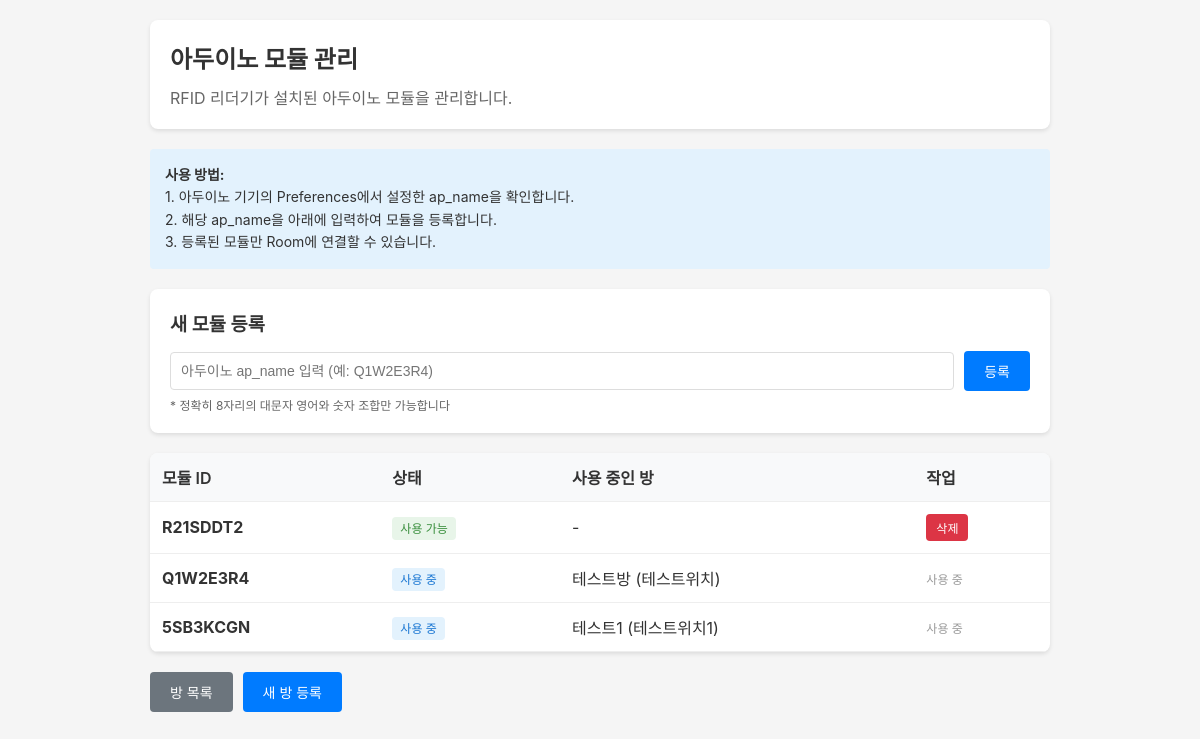
Page /RFID/module_list/ (signed in) on the earlier database version.
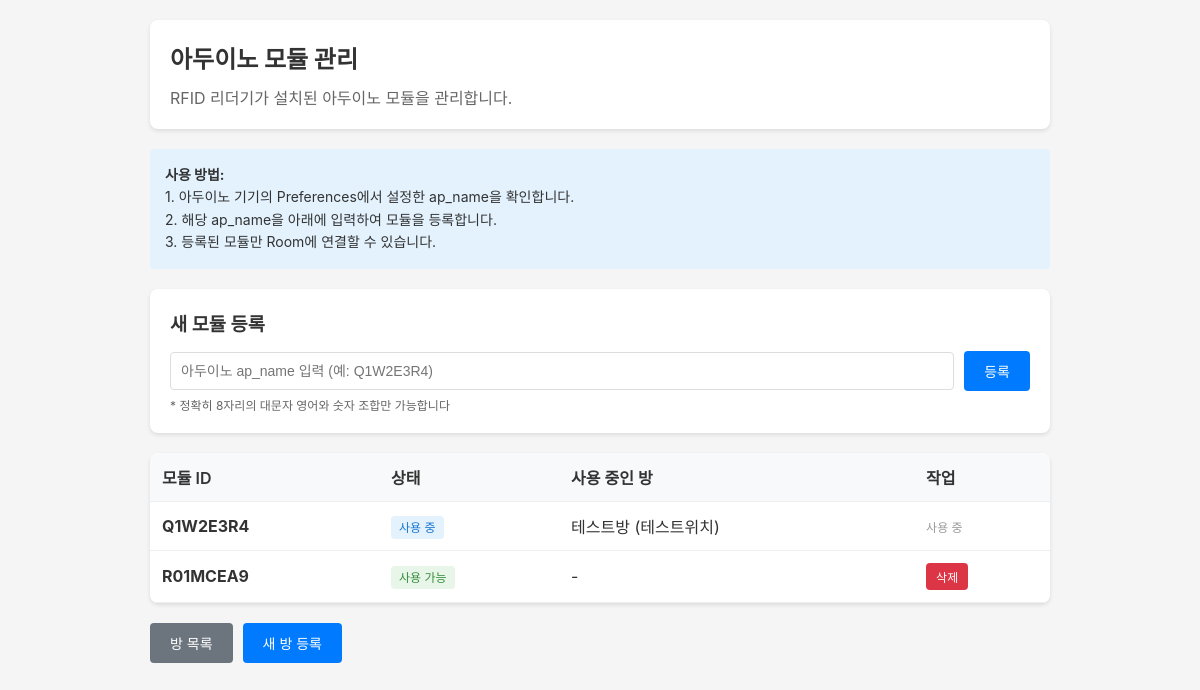
Same page on the later database version.
### RFID/models.py (models this page shows, shortened)
class ModuleInfo(models.Model):
    device_id = models.CharField(
        max_length = 10,
        verbose_name="모듈 고유 코드",
        help_text = "아두이노 내부 Preferences->ap_name"
    )
    class Meta:
        db_table = 'module_info'
        verbose_name = "아두이노 정보 저장"
        verbose_name_plural = "ModuleInfo : 아두이노 디바이스 정보"

class Room(models.Model):
    name = models.CharField(
        max_length=100,
        verbose_name="방 이름",
        help_text="예: 회의실A, 서버실, 사무실"
    )
    location = models.CharField(
        max_length=150,
        verbose_name="방 위치",
        help_text="예: 3층 동쪽, GPS좌표, 상세 주소"
    )
    required_level = models.IntegerField(
        verbose_name="필요 보안 등급",
        validators=[MinValueValidator(0), MaxValueValidator(5)],
        help_text="0=최고 권한, 5=최저 권한"
    )
    device_id = models.CharField(
        max_length=20,
        unique=True,
        verbose_name="아두이노 기기 ID",
        help_text="각 아두이노 기기의 고유 식별자"
    )
    is_enabled = models.BooleanField(
        default=True,
        verbose_name="방 사용 가능 여부",
        help_text="False시 모든 출입 차단"
    )
    door_status = models.BooleanField(
        default=False,
        verbose_name="현재 문 상태",
        help_text="True=열림, False=닫힘"
    )
    last_door_change = models.DateTimeField(
        null=True,
        blank=True,
        verbose_name="마지막 문 상태 변경 시간"
    )
    created_at = models.DateTimeField(
        auto_now_add=True,
        verbose_name="등록일시"
    )
    class Meta:
        db_table = 'room_info'
        verbose_name = "방 정보"
        verbose_name_plural = "ROOM : 방 정보 목록"
        indexes = [
            models.Index(fields=['device_id']),
            models.Index(fields=['required_level']),
        ]

### RFID/views_room.py (the view, shortened to what this page needs)
# urls.py: path('module_list/', views_room.module_list, name='module_list'),
@login_required
def module_list(request):
    if not request.user.is_superuser:
        return HttpResponse("접근 권한이 없습니다.", status=403)
    modules = ModuleInfo.objects.all()
    for module in modules:
        module.room = Room.objects.filter(device_id=module.device_id).first()
    context = {
        'modules': modules,
    }
    return render(request, 'module_list.html', context)

### RFID/templates/module_list.html (shortened to what this page needs)
<!DOCTYPE html>
<html lang="ko">
<head>
</head>
<body>
    <div class="container">
        <div class="header">
            <h1>아두이노 모듈 관리</h1>
            <p style="color: #666; margin-top: 5px;">RFID 리더기가 설치된 아두이노 모듈을 관리합니다.</p>
        </div>
        <div class="info-text">
            <strong>사용 방법:</strong><br>
            1. 아두이노 기기의 Preferences에서 설정한 ap_name을 확인합니다.<br>
            2. 해당 ap_name을 아래에 입력하여 모듈을 등록합니다.<br>
            3. 등록된 모듈만 Room에 연결할 수 있습니다.
        </div>
        <form method="post" class="add-form">
            <h3 style="margin-bottom: 15px;">새 모듈 등록</h3>
            <div class="form-inline">
                <input type="text"
                       name="device_id"
                       id="device_id"
                       placeholder="아두이노 ap_name 입력 (예: Q1W2E3R4)"
                       pattern="[A-Z0-9]{8}"
                       maxlength="8"
                       title="8자리 대문자 영어와 숫자만 입력 가능합니다"
                       required>
                <button type="submit" class="btn btn-primary">등록</button>
            </div>
            <div style="margin-top: 5px; font-size: 12px; color: #666;">
                * 정확히 8자리의 대문자 영어와 숫자 조합만 가능합니다
            </div>
        </form>
        <div class="module-table">
            <table>
                <thead>
                    <tr>
                        <th>모듈 ID</th>
                        <th>상태</th>
                        <th>사용 중인 방</th>
                        <th>작업</th>
                    </tr>
                </thead>
                <tbody>
                    {% for module in modules %}
                    <tr>
                        <td><strong>{{ module.device_id }}</strong></td>
                        <td>
                            {% if module.room %}
                                <span class="status-used">사용 중</span>
                            {% else %}
                                <span class="status-available">사용 가능</span>
                            {% endif %}
                        </td>
                        <td>
                            {% if module.room %}
                                {{ module.room.name }} ({{ module.room.location }})
                            {% else %}
                                -
                            {% endif %}
                        </td>
                        <td>
                            {% if not module.room %}
                                <a href="?delete={{ module.id }}" class="btn btn-danger"
                                   onclick="return confirm('정말 삭제하시겠습니까?')">삭제</a>
                            {% else %}
                                <span style="color: #999; font-size: 12px;">사용 중</span>
                            {% endif %}
                        </td>
                    </tr>
                    {% endfor %}
                </tbody>
            </table>
        </div>
        <div class="nav-links">
            <a href="/RFID/room_list/" class="btn btn-secondary">방 목록</a>
            <a href="/RFID/room_add/" class="btn btn-primary">새 방 등록</a>
        </div>
    </div>
</body>
</html>

Differences in the rows shown:
removed ModuleInfo: device_id "R21SDDT2", shows "사용 가능"
removed ModuleInfo: device_id "5SB3KCGN", shows "사용 중", room.name "테스트1", room.location "테스트위치1"
added ModuleInfo: device_id "R01MCEA9", shows "사용 가능"
